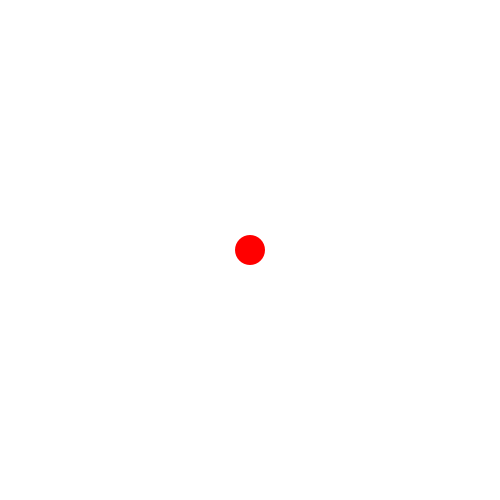
Frame 1 (no input)
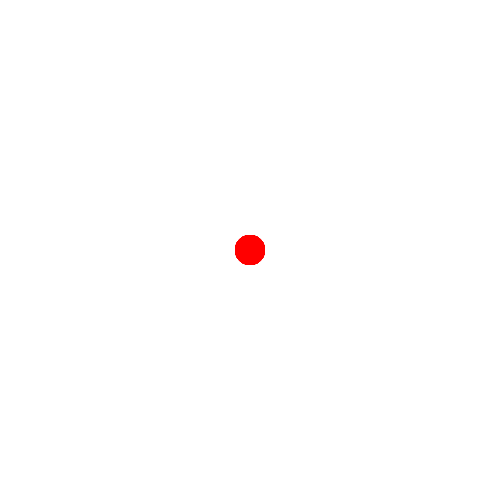
Frame 60 (the mouse pressed at the canvas centre just before this capture)
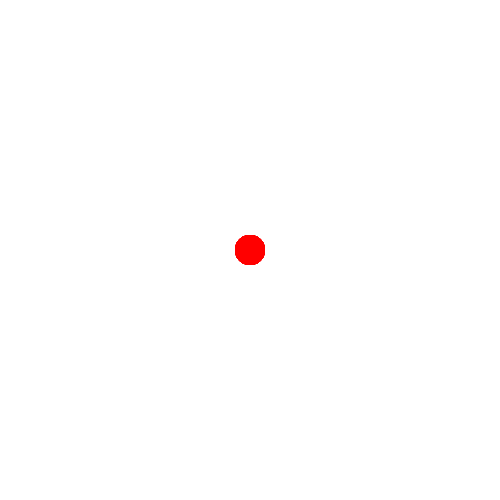
Frame 120 (the mouse held since frame 60 and released just before this capture)

The Processing sketch that drew these frames (run headless with seeded random() and noise(); from frame 60 on, the mouse is pressed at the canvas centre):

// Processing sketch: draw_a_circle
// ── draw_a_circle.pde
// Draw a circle in the middle of the sketch

void setup(){
  // Set the canvas size to 500px by 500px
  size(500, 500);
  
  // Set the background to white
  background(255);
}

void draw(){
  // No stroke around the circle
  noStroke();
  
  // Fill the circle with red color
  fill(255, 0, 0);
  
  // Draw the circle (30*30) at point 250, 250
  ellipse(250, 250, 30, 30);
}
